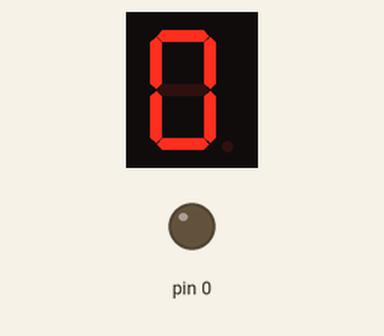
A sketch run on a simulated Arduino Uno, built with avr-gcc and run on an emulated ATmega328P. Shown: 1-digit seven-segment display, output pins drawn as LEDs (lit = HIGH). Wiring (inferred from the names in the program): 1-digit 7-segment display, segments lit when LOW: segments pin 1, pin 2, pin 3, pin 4, pin 5, pin 6, pin 7. The segment pins are drawn as the display they are named for; pins used as bus, display or sensor lines are not drawn.

Above: at 0.1 s.
At 4.1 s:
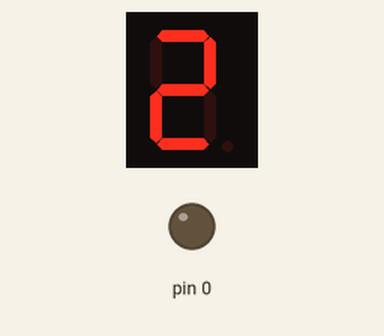
At 8.1 s:
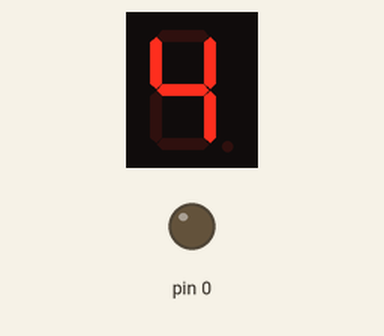
At 16.1 s:
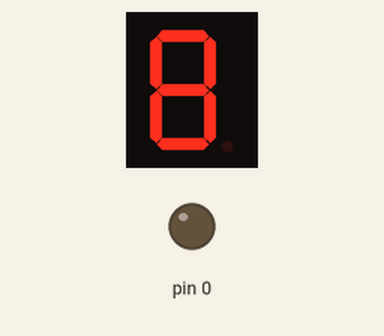
At 26.1 s:
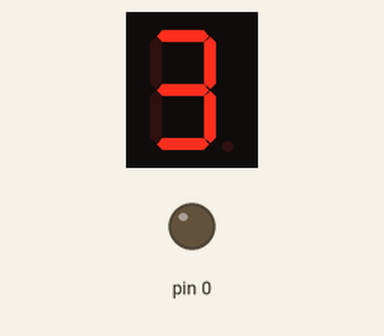
At 38.1 s:
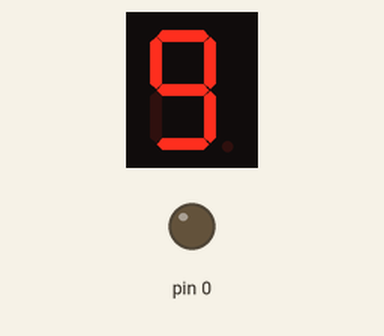

Measured:
- what the display in image 1 shows lasts 2.0 s, from 4.0 s to 6.0 s

The sketch:

circuito_7.ino
```cpp
/*
Enlace tinkercad
https://www.tinkercad.com/things/2zbWxqNOYBs-exquisite-juttuli/editel?sharecode=gjPb58XHDjTNM3ez7Q5pDKxM0hjUyw98ZP89gEQoAEo
*/

#define A 1
#define B 2
#define C 3
#define D 4
#define E 5
#define F 6
#define G 7

#define tiempo 2000


void setup()
{
  for(int p = 0; p<8; p++)
  {
    pinMode(p,OUTPUT);
  }
}

void cero()
{
  digitalWrite(A, LOW);
  digitalWrite(B, LOW);
  digitalWrite(C, LOW);
  digitalWrite(D, LOW);
  digitalWrite(E, LOW);
  digitalWrite(F, LOW);
  digitalWrite(G, HIGH);
}

void uno()
{
  digitalWrite(A, HIGH);
  digitalWrite(B, LOW);
  digitalWrite(C, LOW);
  digitalWrite(D, HIGH);
  digitalWrite(E, HIGH);
  digitalWrite(F, HIGH);
  digitalWrite(G, HIGH);
}

void dos()
{
  digitalWrite(A, LOW);
  digitalWrite(B, LOW);
  digitalWrite(C, HIGH);
  digitalWrite(D, LOW);
  digitalWrite(E, LOW);
  digitalWrite(F, HIGH);
  digitalWrite(G, LOW);
}

void tres()
{
  digitalWrite(A, LOW);
  digitalWrite(B, LOW);
  digitalWrite(C, LOW);
  digitalWrite(D, LOW);
  digitalWrite(E, HIGH);
  digitalWrite(F, HIGH);
  digitalWrite(G, LOW);
}

void cuatro()
{
  digitalWrite(A, HIGH);
  digitalWrite(B, LOW);
  digitalWrite(C, LOW);
  digitalWrite(D, HIGH);
  digitalWrite(E, HIGH);
  digitalWrite(F, LOW);
  digitalWrite(G, LOW);
}

void cinco()
{
  digitalWrite(A, LOW);
  digitalWrite(B, HIGH);
  digitalWrite(C, LOW);
  digitalWrite(D, LOW);
  digitalWrite(E, HIGH);
  digitalWrite(F, LOW);
  digitalWrite(G, LOW);
}

void seis()
{
  digitalWrite(A, LOW);
  digitalWrite(B, HIGH);
  digitalWrite(C, LOW);
  digitalWrite(D, LOW);
  digitalWrite(E, LOW);
  digitalWrite(F, LOW);
  digitalWrite(G, LOW);
}

void siete()
{
  digitalWrite(A, LOW);
  digitalWrite(B, LOW);
  digitalWrite(C, LOW);
  digitalWrite(D, HIGH);
  digitalWrite(E, HIGH);
  digitalWrite(F, HIGH);
  digitalWrite(G, HIGH);
}

void ocho()
{
  digitalWrite(A, LOW);
  digitalWrite(B, LOW);
  digitalWrite(C, LOW);
  digitalWrite(D, LOW);
  digitalWrite(E, LOW);
  digitalWrite(F, LOW);
  digitalWrite(G, LOW);
}

void nueve()
{
  digitalWrite(A, LOW);
  digitalWrite(B, LOW);
  digitalWrite(C, LOW);
  digitalWrite(D, LOW);
  digitalWrite(E, HIGH);
  digitalWrite(F, LOW);
  digitalWrite(G, LOW);
}


void loop()
{
  cero();
  delay(tiempo);
  uno();
  delay(tiempo);
  dos();
  delay(tiempo);
  tres();
  delay(tiempo);
  cuatro();
  delay(tiempo);
  cinco();
  delay(tiempo);
  seis();
  delay(tiempo);
  siete();
  delay(tiempo);
  ocho();
  delay(tiempo);
  nueve();
  delay(tiempo);
}
```
